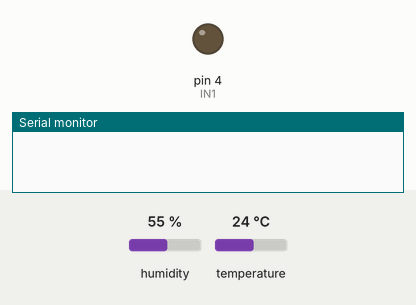
Recording of a sketch running on a simulated Arduino Uno, built with avr-gcc and run on an emulated ATmega328P. Parts: output pins drawn as LEDs (lit = HIGH), the last lines printed to the serial monitor. Inputs (shaded band) come from the test bench; at power-on: humidity 55 %, temperature 24 °C.

Above: at 0.1 s.
At 2.1 s:
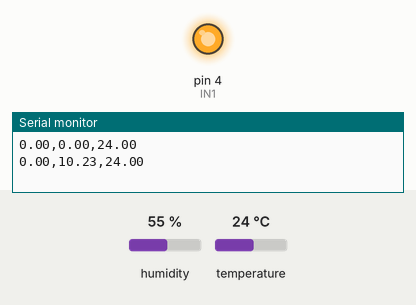
Timing chart, 0 to 3.6 s (numbered marks = the images above):
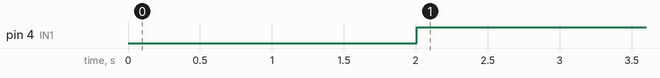

Measured:
- by itself, pin 4 (IN1): LOW → HIGH at 2.0 s

The sketch:

PIDFan_TempControl.ino
```cpp
#include <AutoPID.h>
#include "DHT.h"
#define DHTPIN 5   //D1
//#define DHTTYPE DHT11   // DHT 11
#define DHTTYPE DHT22   // DHT 22  (AM2302), AM2321
//#define DHTTYPE DHT21   // DHT 21 (AM2301)

#define TEMP_READ_DELAY 1000 //can only read digital temp sensor every ~750ms

//pid settings and gains
#define OUTPUT_MIN 0
#define OUTPUT_MAX 1023
#define KP -2000
#define KI 0
#define KD 0

int IN1 = 4; //D2;
int pwm_speed = 0;

double temperature, setPoint, controlSig;

DHT dht(DHTPIN, DHTTYPE);
//input/output variables passed by reference, so they are updated automatically
AutoPID myPID(&temperature, &setPoint, &controlSig, OUTPUT_MIN, OUTPUT_MAX, KP, KI, KD);

unsigned long lastTempUpdate; //tracks clock time of last temp update

//call repeatedly in loop, only updates after a certain time interval
//returns true if update happened
bool updateTemperature() {
  if ((millis() - lastTempUpdate) > TEMP_READ_DELAY) {
    temperature = dht.readTemperature(); //get temp reading
    Serial.print(setPoint);
    Serial.print(",");
    Serial.print(controlSig*10/1000);
    Serial.print(",");
    Serial.println(temperature);
    lastTempUpdate = millis();
    return true;
  }
  return false;
}//end updateTemperature


void setup() {
  Serial.begin(9600);
  pinMode(IN1, OUTPUT);
  //myPID.SetMode(AUTOMATIC);
  dht.begin();
  while (!updateTemperature()) {} //wait until temp sensor updated
  //if temperature is more than 2 degrees below or above setpoint, OUTPUT will be set to min or max respectively
  //myPID.setBangBang(5);
  //set PID update interval to 1000ms
  myPID.setTimeStep(1000);

}//end setup


void loop() {
  updateTemperature();
  if (Serial.available())
  {
    int buf = Serial.parseInt();
    if (buf != 0) setPoint = buf; //33c
    delay(200);
  }
  myPID.run(); //call every loop, updates automatically at certain time interval
  analogWrite(IN1, controlSig);// set Speed(0-1024);
}
```
